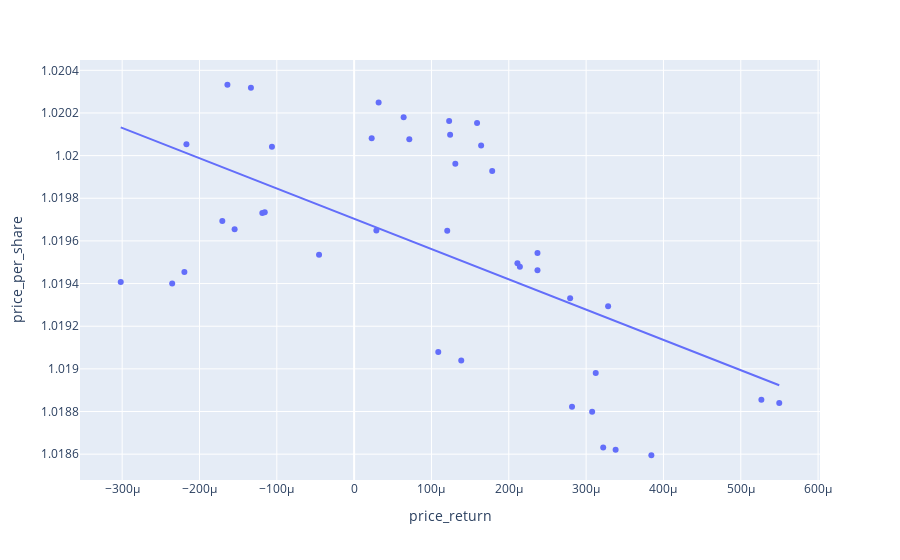

The notebook cell this image was saved under:
### Code cell
pricePerShare = df.map(lambda cell: cell["pricePerShare"] if isinstance(cell, dict) else None).astype(float)
priceReturn = df.map(lambda cell: cell["priceReturn"] if isinstance(cell, dict) else None).astype(float)

col = 'weETH/rETH (balancer) 34'
price_return = priceReturn[col]
price_per_share = pricePerShare[col]

pr_df = pd.DataFrame()
pr_df['price_return'] = price_return
pr_df['price_per_share'] = price_per_share
pr_df['prior_price_per_share'] = pr_df['price_per_share'].shift(1)
# pr_df=pr_df[(pr_df.index > '10-1-2024') & (pr_df.index < '10-13-2024')].copy()
pr_df=pr_df[pr_df['price_return']!= 0].copy()
# different princin gmethids?
# what does price reutn use? safe price? 
px.scatter(pr_df,  'price_return', 'price_per_share', trendline='ols')

### Figure 1 — Plotly figure (JSON) as saved in the notebook; plotly's stock layout.template omitted (floating-point values rounded to 4 significant figures)
{"data": [{"hovertemplate": "price_return=%{x}<br>price_per_share=%{y}<extra></extra>", "legendgroup": "", "marker": {"color": "#636efa", "symbol": "circle"}, "mode": "markers", "name": "", "orientation": "v", "showlegend": false, "type": "scatter", "x": [null, -0.0003018, -0.0002353, 0.0003844, 0.0003221, 0.0003381, -0.0002195, 0.0002818, 0.0003078, 0.0001088, 0.0001385, 0.0003124, -0.0001705, -0.0001546, 0.0005267, 0.0005498, -4.54e-05, -0.0001187, -0.0001156, 0.0002793, 0.0003285, 2.875e-05, 0.0002112, 0.0002371, 0.0002144, 0.0001204, 0.0002371, -0.0002169, -0.0001063, 0.0001241, 2.269e-05, 7.134e-05, -0.0001639, -0.0001335, 0.0001642, 0.0001309, 0.0001786, 6.402e-05, 0.0001229, 3.166e-05, 0.000159], "xaxis": "x", "y": [null, 1.019, 1.019, 1.019, 1.019, 1.019, 1.019, 1.019, 1.019, 1.019, 1.019, 1.019, 1.02, 1.02, 1.019, 1.019, 1.02, 1.02, 1.02, 1.019, 1.019, 1.02, 1.019, 1.019, 1.019, 1.02, 1.02, 1.02, 1.02, 1.02, 1.02, 1.02, 1.02, 1.02, 1.02, 1.02, 1.02, 1.02, 1.02, 1.02, 1.02], "yaxis": "y"}, {"hovertemplate": "<b>OLS trendline</b><br>price_per_share = -1.41985 * price_return + 1.0197<br>R<sup>2</sup>=0.338854<br><br>price_return=%{x}<br>price_per_share=%{y} <b>(trend)</b><extra></extra>", "legendgroup": "", "marker": {"color": "#636efa", "symbol": "circle"}, "mode": "lines", "name": "", "showlegend": false, "type": "scatter", "x": [-0.0003018, -0.0002353, -0.0002195, -0.0002169, -0.0001705, -0.0001639, -0.0001546, -0.0001335, -0.0001187, -0.0001156, -0.0001063, -4.54e-05, 2.269e-05, 2.875e-05, 3.166e-05, 6.402e-05, 7.134e-05, 0.0001088, 0.0001204, 0.0001229, 0.0001241, 0.0001309, 0.0001385, 0.000159, 0.0001642, 0.0001786, 0.0002112, 0.0002144, 0.0002371, 0.0002371, 0.0002793, 0.0002818, 0.0003078, 0.0003124, 0.0003221, 0.0003285, 0.0003381, 0.0003844, 0.0005267, 0.0005498], "xaxis": "x", "y": [1.02, 1.02, 1.02, 1.02, 1.02, 1.02, 1.02, 1.02, 1.02, 1.02, 1.02, 1.02, 1.02, 1.02, 1.02, 1.02, 1.02, 1.02, 1.02, 1.02, 1.02, 1.02, 1.02, 1.019, 1.019, 1.019, 1.019, 1.019, 1.019, 1.019, 1.019, 1.019, 1.019, 1.019, 1.019, 1.019, 1.019, 1.019, 1.019, 1.019], "yaxis": "y"}], "layout": {"legend": {"tracegroupgap": 0}, "margin": {"t": 60}, "xaxis": {"anchor": "y", "domain": [0, 1], "title": {"text": "price_return"}}, "yaxis": {"anchor": "x", "domain": [0, 1], "title": {"text": "price_per_share"}}}}
